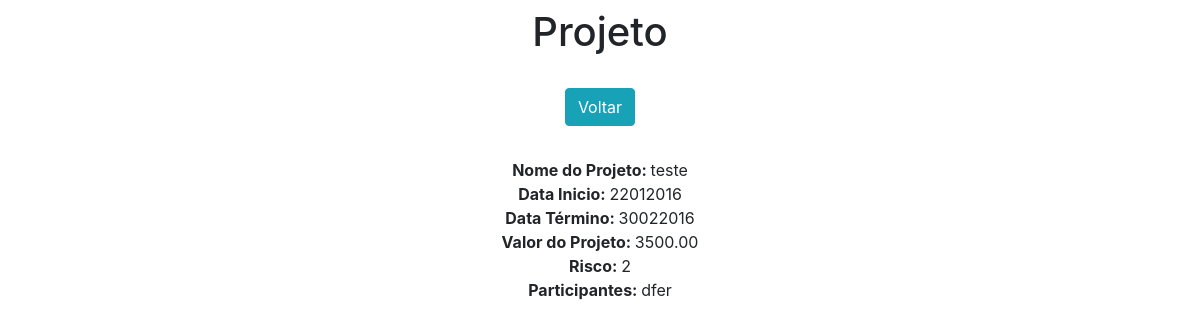
Screenshot of /view/1/ with the database file from the repository.
### sistema/models.py (models this page shows)
class cadastro(models.Model):
    nome_projeto = models.CharField(max_length=150)
    data_inicio = models.IntegerField()
    data_termino = models.IntegerField()
    valor_projeto = models.DecimalField(max_digits=8, decimal_places=2)
    risco = models.CharField(max_length=100)
    participantes = models.CharField(max_length=150)

### sistema/views.py (the view)
# urls.py: path('view/<int:pk>/', view, name='view'),
def view(request, pk):
    data = {}
    data['db'] = cadastro.objects.get(pk=pk)
    return render(request, 'view.html', data)

### sistema/templates/view.html (shortened to what this page needs)
<!DOCTYPE html>
<html lang="pt-br">
<head>
    <link rel="stylesheet" href="https://stackpath.bootstrapcdn.com/bootstrap/4.4.1/css/bootstrap.min.css">
</head>
<body>
        <div class="col-8 m-auto pt-2 pb-2 text-center">
        <h1>Projeto</h1>
    </div>
    <div class="col-8 m-auto pt-3 pb-2 text-center">
        <a href="/" class="btn btn-info">Voltar</a>
    </div>
    <div class="col-8 m-auto pt-4 pb-2 text-center">
        <strong>Nome do Projeto: </strong>{{db.nome_projeto}}<br>
        <strong>Data Inicio: </strong>{{db.data_inicio}}<br>
        <strong>Data Término: </strong>{{db.data_termino}}<br>
        <strong>Valor do Projeto: </strong>{{db.valor_projeto}}<br>
        <strong>Risco: </strong>{{db.risco}}<br>
        <strong>Participantes: </strong>{{db.participantes}}<br>
    </div>
</body>
</html>

### rows the page displays
cadastro: nome_projeto "teste", data_inicio "22012016", data_termino "30022016", valor_projeto "3500.00", risco "2", participantes "dfer"
